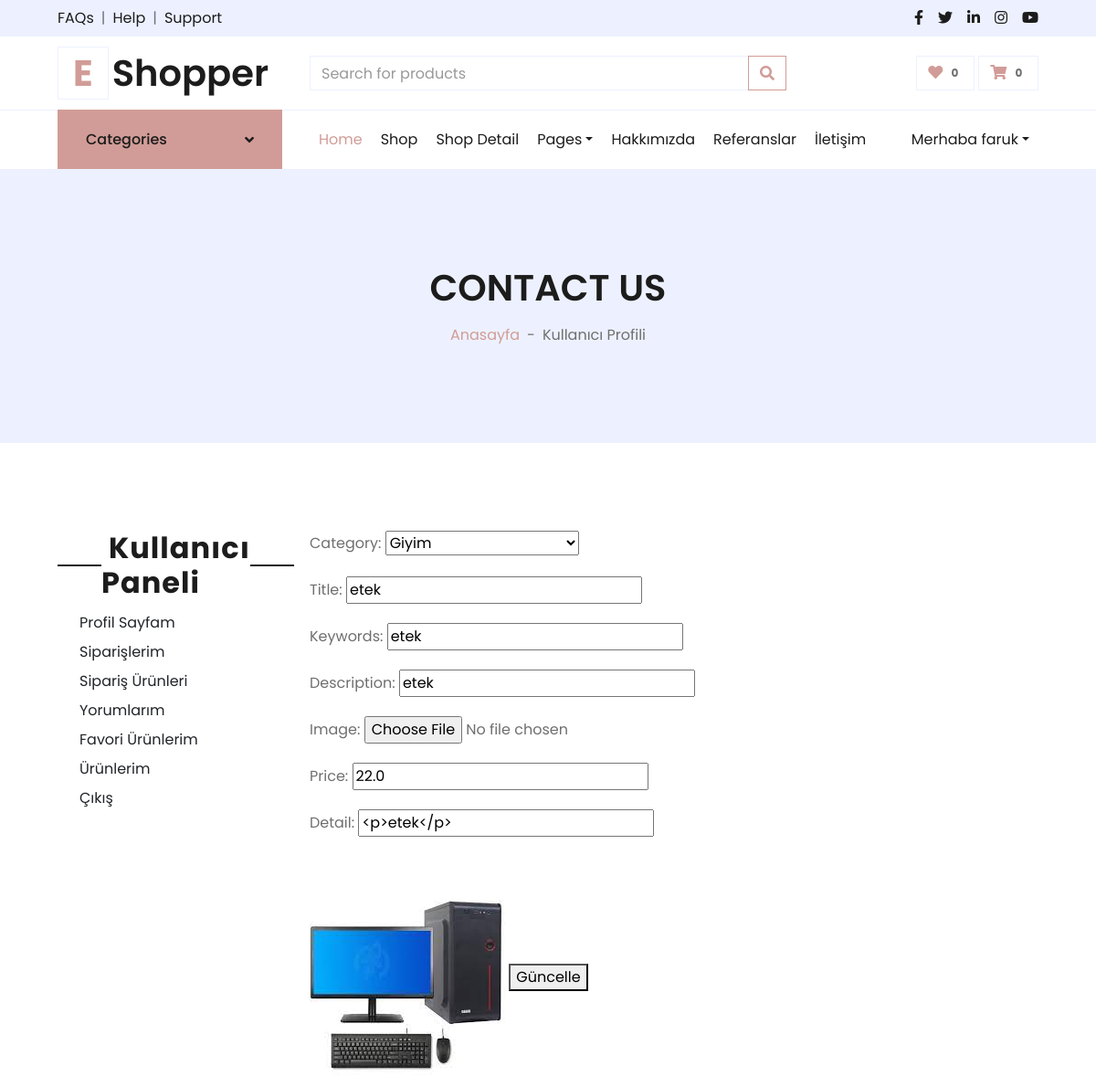
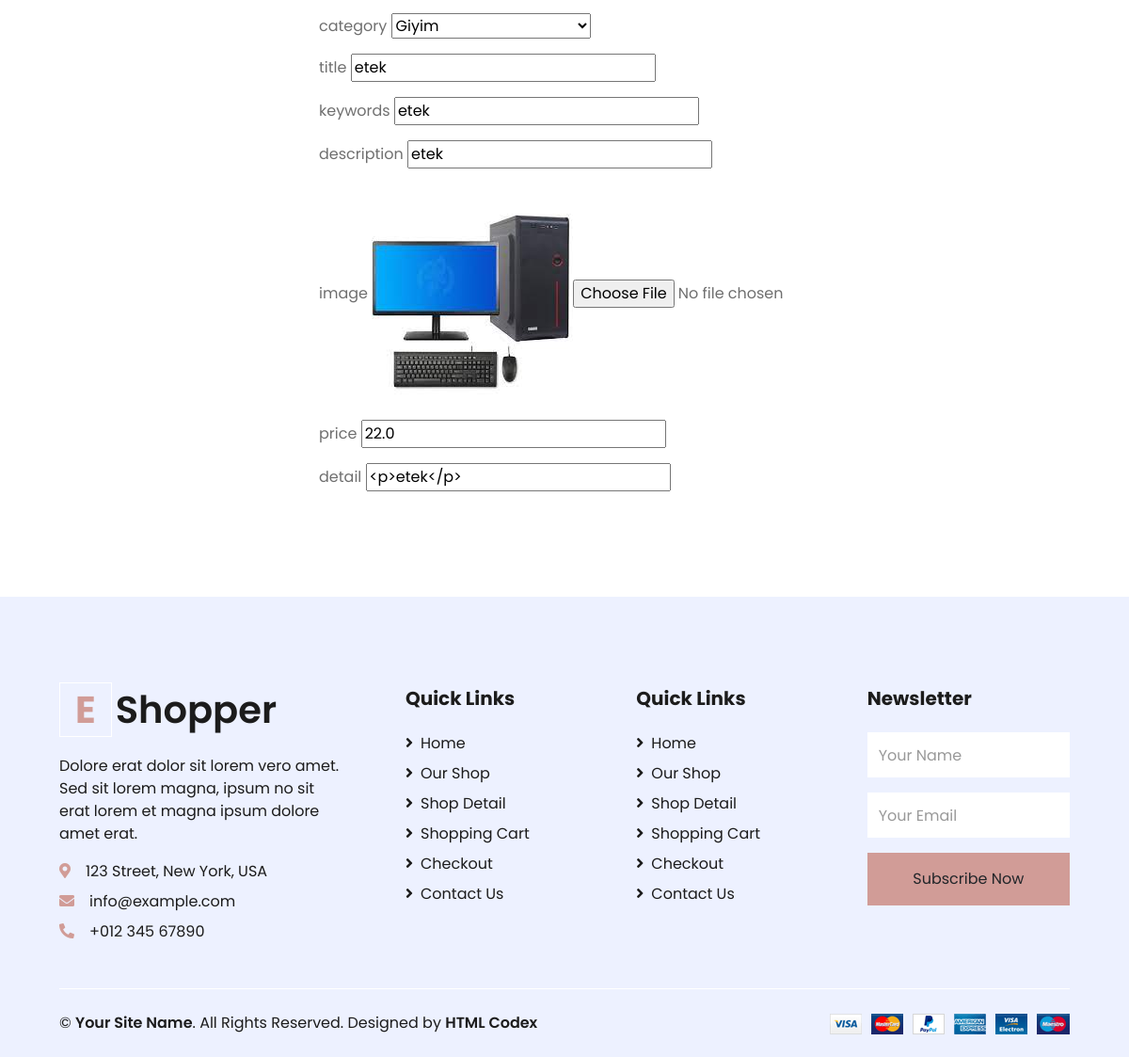
Page /user/update_product/12 (signed in) on the committed database (2 pictures, top to bottom).
### product/models.py (models this page shows, shortened)
class Product(models.Model):
    STATUS = (
        ('True', 'Evet'),
        ('False', 'Hayir'),
    )
    category = models.ForeignKey(Category, on_delete=models.CASCADE)  # manytoonerelationwithCategory
    title = models.CharField(max_length=150)
    keywords = models.CharField(blank=True, max_length=255)
    description = models.TextField(blank=True, max_length=255)
    image = models.ImageField(blank=True, upload_to='images/', default="images/default.jpg")
    price = models.FloatField()
    amount = models.IntegerField(default=0)
    detail = RichTextUploadingField()
    status = models.CharField(max_length=10, choices=STATUS, default='False')
    create_at = models.DateTimeField(auto_now_add=True)
    update_at = models.DateTimeField(auto_now=True)
    slug = AutoSlugField(populate_from='title',
                         unique_with=['category__title'],)
    user = models.ForeignKey(User, on_delete=models.CASCADE)
    reviewsCount = models.IntegerField(default=0)
    def image_tag(self):
        return mark_safe('<img src="{}" height="50"/>'.format(self.image.url))
    image_tag.short_description = 'Image'

class Category(MPTTModel):
    STATUS = (
        ('True', 'Evet'),
        ('False', 'Hayir'))
    title = models.CharField(max_length=30)
    keywords = models.CharField(blank=True, max_length=250)
    description = models.CharField(blank=True, max_length=250)
    image = models.ImageField(blank=True, upload_to='images/')
    status = models.CharField(max_length=10, choices=STATUS)
    slug = models.SlugField(null=False, unique=True)
    parent = TreeForeignKey('self', blank=True, null=True, related_name='children',
                            on_delete=models.CASCADE)
    create_at = models.DateTimeField(auto_now_add=True)
    update_at = models.DateTimeField(auto_now=True)
    class MPTTMeta:
        order_insertion_by = ['title']
    def __str__(self):
        full_path = [self.title]
        k = self.parent
        while k is not None:
            full_path.append(k.title)
            k = k.parent
        return '/'.join(full_path)

### user/views.py (the view, shortened to what this page needs)
# urls.py: path('update_product/<int:id>', views.user_update_product, name='user_update_product'),
@login_required(login_url='/login')  # Check login
def user_update_product(request, id):
    pass
    product = Product.objects.get(id=id)
    form = ProductForm(instance=product)
    current_user = request.user
    product = Product.objects.get(pk=id)
    context = {
               'product': product,
               'form': form,
               }
    return render(request, 'user_products_update.html', context)

### user/forms.py
class ProductForm(ModelForm):
    class Meta:
        model = Product
        fields = ['category', 'title', 'keywords', 'description', 'image',
                  'price', 'detail']
        widgets = {
            'category': Select(attrs={'class': 'input', 'placeholder': 'Category'}, choices=Category.objects.all()),
            'title': TextInput(attrs={'class': 'input', 'placeholder': 'Title'}),
            'keywords': TextInput(attrs={'class': 'input', 'placeholder': 'Keywords'}),
            'description': TextInput(attrs={'class': 'input', 'placeholder': 'Description'}),
            'image': FileInput(attrs={'class': 'input', 'placeholder': 'Image', }),
            'price': TextInput(attrs={'class': 'input', 'placeholder': 'Price'}),
            'detail': CKEditorUploadingWidget(),
        }

### home/context_processors.py (called while the page is built)
def setting(request):
    setting = Setting.objects.get(pk=1)
    if setting:
        return {'setting': setting}

### product/context_processors.py (called while the page is built)
def category(request):
    category = Category.objects.all()
    if category:
        return {'category': category}

### user/templates/user_products_update.html (shortened to what this page needs)
{% extends 'homebase.html' %}
{% block sidebar %} {% include 'sidebar.html' %}  {% endblock %}
{% block body %}
    <div class="container-fluid bg-secondary mb-5">
        <div class="d-flex flex-column align-items-center justify-content-center" style="min-height: 300px">
            <h1 class="font-weight-semi-bold text-uppercase mb-3">Contact Us</h1>
            <div class="d-inline-flex">
                <p class="m-0"><a href="/">Anasayfa</a></p>
                <p class="m-0 px-2">-</p>
                <p class="m-0">Kullanıcı Profili</p>
            </div>
        </div>
    </div>
    <div class="container-fluid pt-5">
        <div class="row px-xl-5">
            {% include 'user_panel.html' %}
                       <div class="col-lg-9 table-responsive mb-5">
                          <form method="POST" enctype = "multipart/form-data">
                        <fieldset class="form-group">
    {{ form.as_p }}
                        </fieldset>
                        <div class="form-group">
<img src="{{ product.image.url }}" alt="img">
                            <button class="primary-btn" type="submit">Güncelle</button>
                        </div>
                    </form>
                            {% for field in form %}
                                <p>
                               {{ field.name }}     {% if field == form.image %}<img src="{{ form.instance.image.url }}" alt="img">{% endif %}{{ field }}
                                </p>
                           {% endfor %}
            </div>
        </div>
    </div>
 {% endblock %}

### home/templates/sidebar.html (shortened to what this page needs)
 {% load static %}
 {% if page == 'home' %}
    <div class="container-fluid mb-5">
        {% else %}
        <div class="container-fluid">
            {% endif %}
        <div class="row border-top px-xl-5">
            <div class="col-lg-3 d-none d-lg-block">
                <a class="btn shadow-none d-flex align-items-center justify-content-between bg-primary text-white w-100" data-toggle="collapse" href="#navbar-vertical" style="height: 65px; margin-top: -1px; padding: 0 30px;">
                    <h6 class="m-0">Categories</h6>
                    <i class="fa fa-angle-down text-dark"></i>
                </a>
                     {% load mptt_tags %}
            </div>
            <div class="col-lg-9">
                <nav class="navbar navbar-expand-lg bg-light navbar-light py-3 py-lg-0 px-0">
                    <div class="collapse navbar-collapse justify-content-between" id="navbarCollapse">
                        <div class="navbar-nav mr-auto py-0">
                            <a href="/" class="nav-item nav-link active">Home</a>
                            <a href="shop.html" class="nav-item nav-link">Shop</a>
                            <a href="detail.html" class="nav-item nav-link">Shop Detail</a>
                            <div class="nav-item dropdown">
                                <a href="#" class="nav-link dropdown-toggle" data-toggle="dropdown">Pages</a>
                            </div>
                            <a href="{% url 'hakkimizda' %}" class="nav-item nav-link">Hakkımızda</a>
                            <a href="/referanslar" class="nav-item nav-link">Referanslar</a>
                            <a href="/iletisim" class="nav-item nav-link">İletişim</a>
                        </div>
                        <div class="navbar-nav ml-auto py-0">
                            {% if user.id is not None %}
                              <div class="nav-item dropdown">
                                <a href="#" class="nav-link dropdown-toggle" data-toggle="dropdown">Merhaba {{ user.username }}</a>
                            </div>
                                {% else %}
                            <a href="/user/login" class="nav-item nav-link">Login</a>
                            <a href="/user/register" class="nav-item nav-link">Register</a>
                            {% endif %}
                        </div>
                    </div>
                </nav>
            </div>
        </div>
    </div>

### rows in the picture
Product: category "Giyim", keywords "etek", description "etek", price "22.0", detail "<p>etek</p>", image (picture), form "Giyim" "etek" "etek" "etek" "22.0" "<p>etek</p>", instance.image (picture)
Category: title "etek"

### other values in the picture
{{ user.username }} "faruk"
{{ field.name }} "category" "title" "keywords" "description" "image" "price" "detail"
